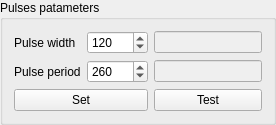
        <widget class="QGroupBox" name="PulsesBox">
         <property name="sizePolicy">
          <sizepolicy hsizetype="Preferred" vsizetype="Maximum">
           <horstretch>0</horstretch>
           <verstretch>0</verstretch>
          </sizepolicy>
         </property>
         <property name="title">
          <string>Pulses patameters</string>
         </property>
         <layout class="QGridLayout" name="gridLayout_9">
          <item row="0" column="0">
           <layout class="QGridLayout" name="gridLayout_2">
            <item row="0" column="0">
             <widget class="QLabel" name="label_3">
              <property name="text">
               <string>Pulse width</string>
              </property>
             </widget>
            </item>
            <item row="0" column="1">
             <widget class="QSpinBox" name="WidthSpinBox">
              <property name="maximum">
               <number>65535</number>
              </property>
              <property name="value">
               <number>120</number>
              </property>
             </widget>
            </item>
            <item row="0" column="2">
             <widget class="QLineEdit" name="PulsesWidthUS">
              <property name="enabled">
               <bool>false</bool>
              </property>
              <property name="sizePolicy">
               <sizepolicy hsizetype="Fixed" vsizetype="Fixed">
                <horstretch>0</horstretch>
                <verstretch>0</verstretch>
               </sizepolicy>
              </property>
             </widget>
            </item>
            <item row="1" column="0">
             <widget class="QLabel" name="label_4">
              <property name="text">
               <string>Pulse period</string>
              </property>
             </widget>
            </item>
            <item row="1" column="1">
             <widget class="QSpinBox" name="PeriodSpinBox">
              <property name="maximum">
               <number>65535</number>
              </property>
              <property name="value">
               <number>260</number>
              </property>
             </widget>
            </item>
            <item row="1" column="2">
             <widget class="QLineEdit" name="PulsesPeriodUS">
              <property name="enabled">
               <bool>false</bool>
              </property>
              <property name="sizePolicy">
               <sizepolicy hsizetype="Maximum" vsizetype="Fixed">
                <horstretch>0</horstretch>
                <verstretch>0</verstretch>
               </sizepolicy>
              </property>
              <property name="text">
               <string/>
              </property>
             </widget>
            </item>
            <item row="2" column="0" colspan="2">
             <widget class="QPushButton" name="PulsesButton">
              <property name="sizePolicy">
               <sizepolicy hsizetype="Expanding" vsizetype="Fixed">
                <horstretch>0</horstretch>
                <verstretch>0</verstretch>
               </sizepolicy>
              </property>
              <property name="text">
               <string>Set</string>
              </property>
             </widget>
            </item>
            <item row="2" column="2">
             <widget class="QPushButton" name="TestButton">
              <property name="text">
               <string>Test</string>
              </property>
             </widget>
            </item>
           </layout>
          </item>
         </layout>
        </widget>
